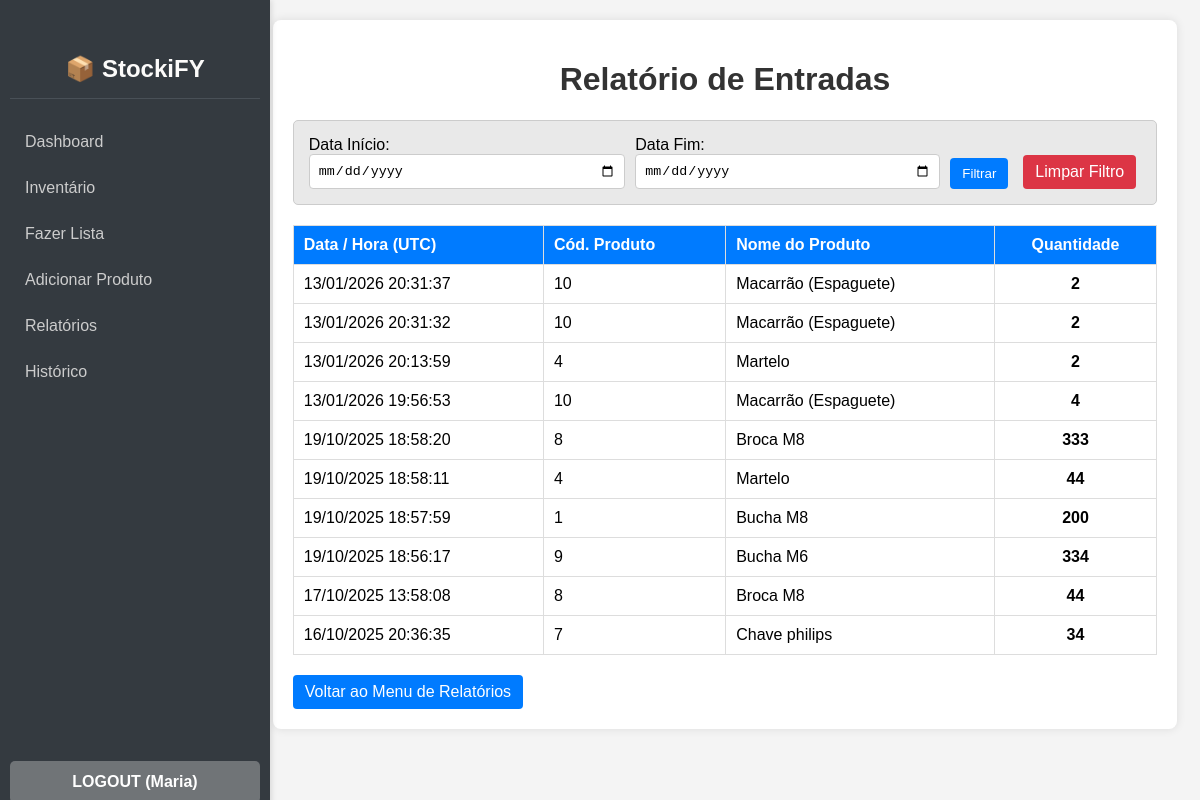
Screenshot of /relatorio/entradas (signed in) with the database file from the repository.
### app.py (models this page shows, shortened)
class Usuario(UserMixin, db.Model):
    id = db.Column(db.Integer, primary_key=True)
    username = db.Column(db.String(80), unique=True, nullable=False)
    password_hash = db.Column(db.String(128))

class Movimento(db.Model):
    id = db.Column(db.Integer, primary_key=True)
    produto_id = db.Column(db.Integer, db.ForeignKey('produto.id', ondelete='CASCADE'), nullable=False) # Adicionado ondelete
    tipo = db.Column(db.String(10), nullable=False)
    quantidade = db.Column(db.Integer, nullable=False)
    timestamp = db.Column(db.DateTime, nullable=False, default=datetime.utcnow)
    produto = db.relationship('Produto', backref=db.backref('movimentos', lazy=True, cascade="all, delete-orphan")) # cascade adicionado

class Produto(db.Model):
    id = db.Column(db.Integer, primary_key=True)
    nome = db.Column(db.String(100), nullable=False)
    quantidade = db.Column(db.Integer, default=0)

### app.py (the view, shortened to what this page needs)
@app.route('/relatorio/entradas', methods=['GET', 'POST'])
@login_required
def relatorio_entradas():
    query = Movimento.query.filter_by(tipo='entrada')
    data_inicio_str = request.form.get('data_inicio')
    data_fim_str = request.form.get('data_fim')
    movimentos = query.order_by(Movimento.timestamp.desc()).all()
    return render_template('relatorio_view.html', movimentos=movimentos, tipo_relatorio="Entradas", data_inicio=data_inicio_str, data_fim=data_fim_str)

### app.py (called while the page is built)
@login_manager.user_loader
def load_user(user_id):
    return Usuario.query.get(int(user_id))

### templates/relatorio_view.html (shortened to what this page needs)
<!DOCTYPE html>
<html lang="pt-BR">
<head>
    <link rel="stylesheet" href="{{ url_for('static', filename='css/style.css') }}">
</head>
<body>
    <div class="sidebar">
       <h2>📦 StockiFY</h2>
        <a href="{{ url_for('dashboard') }}">Dashboard</a>
        <a href="{{ url_for('inventario') }}">Inventário</a>
        <a href="{{ url_for('lista_pedidos_page') }}">Fazer Lista</a>
        <a href="{{ url_for('adicionar_produto') }}">Adicionar Produto</a>
        <a href="{{ url_for('relatorio_menu') }}">Relatórios</a>
        <a href="{{ url_for('historico_page') }}">Histórico</a>
        {% if current_user.is_authenticated %}
            <a href="{{ url_for('logout') }}" class="logout-link">LOGOUT ({{ current_user.username | capitalize }})</a>
        {% endif %}
    </div>
    <div class="content">
        <div class="container">
            <h1>Relatório de {{ tipo_relatorio }}</h1>
            <form method="POST" class="form-row">
                <div>
                    <label for="data_inicio">Data Início:</label>
                    <input type="date" name="data_inicio" id="data_inicio" value="{{ data_inicio or '' }}">
                </div>
                <div>
                    <label for="data_fim">Data Fim:</label>
                    <input type="date" name="data_fim" id="data_fim" value="{{ data_fim or '' }}">
                </div>
                <button type="submit" class="btn btn-main">Filtrar</button>
                <a href="{{ request.path }}" class="btn btn-delete">Limpar Filtro</a>
            </form>
            {% if movimentos %}
            <table class="table-inventory">
                <thead>
                    <tr>
                        <th>Data / Hora (UTC)</th>
                        <th>Cód. Produto</th>
                        <th>Nome do Produto</th>
                        <th class="quantidade-col">Quantidade</th>
                    </tr>
                </thead>
                <tbody>
                    {% for movimento in movimentos %}
                    <tr>
                        <td>{{ movimento.timestamp.strftime('%d/%m/%Y %H:%M:%S') }}</td>
                        <td>{{ movimento.produto_id }}</td>
                        <td>{{ movimento.produto.nome }}</td>
                        <td class="quantidade-col">{{ movimento.quantidade }}</td>
                    </tr>
                    {% endfor %}
                </tbody>
            </table>
            {% else %}
            <p style="text-align: center; margin-top: 30px; font-size: 1.1em;">
                Nenhuma movimentação de <strong>{{ tipo_relatorio.lower() }}</strong> encontrada para o período selecionado.
            </p>
            {% endif %}
            <div style="margin-top: 20px;">
                <a href="{{ url_for('relatorio_menu') }}" class="btn btn-main">Voltar ao Menu de Relatórios</a>
            </div>
        </div>
    </div>
</body>
</html>

### static/css/style.css (style rules this page uses)
body { font-family: Arial, sans-serif; margin: 0; background-color: #f4f4f4; display: flex; }
.content { margin-left: 250px; padding: 20px; flex-grow: 1; }
.container { max-width: 95%; margin: auto; background: white; padding: 20px; border-radius: 8px; box-shadow: 0 0 10px rgba(0, 0, 0, 0.1); }
h1 { text-align: center; color: #333; }
h2 { border-bottom: 2px solid #ccc; padding-bottom: 5px; margin-top: 30px; }
.sidebar { width: 250px; background-color: #343a40; color: white; box-shadow: 2px 0 5px rgba(0, 0, 0, 0.1); height: 100vh; position: fixed; display: flex; flex-direction: column; padding: 10px; }
.sidebar h2 { text-align: center; margin-bottom: 20px; padding: 15px 0; color: #fcfbfa; border-bottom: 1px solid #495057; }
.sidebar a { padding: 12px 15px; text-decoration: none; font-size: 16px; color: #ccc; display: block; border-radius: 5px; margin: 2px 0; transition: background-color 0.2s ease, color 0.2s ease, transform 0.1s ease; }
.logout-link { position: absolute; bottom: 15px; left: 10px; width: calc(100% - 20px); box-sizing: border-box; padding: 15px 0; text-align: center; background-color: #c4c4c46b; color: white !important; font-weight: bold; text-decoration: none; border-radius: 5px; margin: 0; border-top: none; transition: background-color 0.2s ease, transform 0.1s ease; }
.btn { color: white; padding: 8px 12px; border: none; border-radius: 4px; cursor: pointer; margin-right: 5px; text-decoration: none; display: inline-block; text-align: center; transition: background-color 0.2s ease, opacity 0.2s ease, transform 0.1s ease, box-shadow 0.2s ease; }
.btn-main { background-color: #007bff; }
.btn-delete { background-color: #dc3545; }
input[type="text"], input[type="number"], input[type="password"], select, input[type="date"] { width: 100%; padding: 8px; border: 1px solid #ccc; border-radius: 4px; box-sizing: border-box; transition: border-color 0.2s ease, box-shadow 0.2s ease; }
.form-row { display: flex; flex-wrap: wrap; gap: 10px; align-items: flex-end; margin-bottom: 20px; padding: 15px; border: 1px solid #ccc; border-radius: 5px; background-color: #e9e9e9; }
.form-row label { white-space: nowrap; margin-bottom: 5px; flex-basis: 100%; }
.form-row div { flex: 1 1 auto; }
.form-row button { margin-top: 10px; }
table { width: 100%; border-collapse: collapse; margin-top: 20px; }
th, td { border: 1px solid #ddd; padding: 10px; text-align: left; vertical-align: middle; }
.table-inventory th { background-color: #007bff; color: white; }
.quantidade-col { text-align: center; font-weight: bold; }
.table-inventory tbody tr, .table-pedidos tbody tr { transition: background-color 0.15s ease-in-out; }
.table-inventory td:last-child { white-space: nowrap; }

### rows the page displays
Usuario: username "Maria"
Movimento: timestamp "13/01/2026 20:31:37", produto_id "10", produto.nome "Macarrão (Espaguete)", quantidade "2"
Movimento: timestamp "13/01/2026 20:31:32", produto_id "10", produto.nome "Macarrão (Espaguete)", quantidade "2"
Movimento: timestamp "13/01/2026 20:13:59", produto_id "4", produto.nome "Martelo", quantidade "2"
Movimento: timestamp "13/01/2026 19:56:53", produto_id "10", produto.nome "Macarrão (Espaguete)", quantidade "4"
Movimento: timestamp "19/10/2025 18:58:20", produto_id "8", produto.nome "Broca M8", quantidade "333"
Movimento: timestamp "19/10/2025 18:58:11", produto_id "4", produto.nome "Martelo", quantidade "44"
Movimento: timestamp "19/10/2025 18:57:59", produto_id "1", produto.nome "Bucha M8", quantidade "200"
Movimento: timestamp "19/10/2025 18:56:17", produto_id "9", produto.nome "Bucha M6", quantidade "334"
Movimento: timestamp "17/10/2025 13:58:08", produto_id "8", produto.nome "Broca M8", quantidade "44"
Movimento: timestamp "16/10/2025 20:36:35", produto_id "7", produto.nome "Chave philips", quantidade "34"

### other values shown
{{ tipo_relatorio }} "Entradas"
